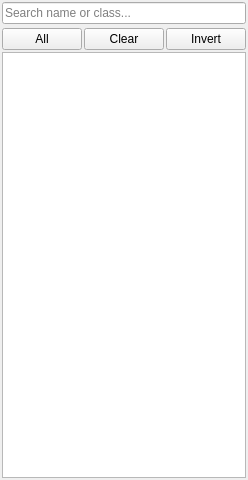
<?xml version="1.0" encoding="UTF-8"?>
<ui version="4.0">
 <class>SceneBrowserPanel</class>
 <widget class="QWidget" name="SceneBrowserPanel">
  <property name="geometry">
   <rect>
    <x>0</x>
    <y>0</y>
    <width>240</width>
    <height>480</height>
   </rect>
  </property>
  <layout class="QVBoxLayout" name="mainLayout">
   <property name="leftMargin">
    <number>2</number>
   </property>
   <property name="topMargin">
    <number>2</number>
   </property>
   <property name="rightMargin">
    <number>2</number>
   </property>
   <property name="bottomMargin">
    <number>2</number>
   </property>
   <property name="spacing">
    <number>2</number>
   </property>
   <item>
    <widget class="QLineEdit" name="searchBar">
     <property name="placeholderText">
      <string>Search name or class...</string>
     </property>
     <property name="clearButtonEnabled">
      <bool>true</bool>
     </property>
    </widget>
   </item>
   <item>
    <widget class="QWidget" name="iffFilterWidget"/>
   </item>
   <item>
    <layout class="QHBoxLayout" name="bulkButtonLayout">
     <property name="spacing">
      <number>2</number>
     </property>
     <item>
      <widget class="QPushButton" name="selectAllButton">
       <property name="text">
        <string>All</string>
       </property>
      </widget>
     </item>
     <item>
      <widget class="QPushButton" name="clearButton">
       <property name="text">
        <string>Clear</string>
       </property>
      </widget>
     </item>
     <item>
      <widget class="QPushButton" name="invertButton">
       <property name="text">
        <string>Invert</string>
       </property>
      </widget>
     </item>
    </layout>
   </item>
   <item>
    <widget class="QTreeWidget" name="browserTree">
     <property name="selectionMode">
      <enum>QAbstractItemView::ExtendedSelection</enum>
     </property>
     <property name="contextMenuPolicy">
      <enum>Qt::CustomContextMenu</enum>
     </property>
     <property name="uniformRowHeights">
      <bool>true</bool>
     </property>
     <property name="animated">
      <bool>false</bool>
     </property>
     <property name="headerHidden">
      <bool>true</bool>
     </property>
     <column>
      <property name="text">
       <string notr="true">1</string>
      </property>
     </column>
    </widget>
   </item>
  </layout>
 </widget>
 <resources/>
 <connections/>
</ui>
